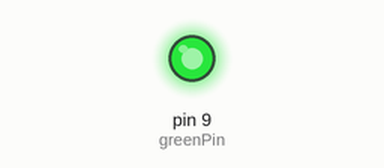
This sketch was run on a simulated Arduino Uno, built with avr-gcc and run on an emulated ATmega328P. On the bench: output pins drawn as LEDs (lit = HIGH).

Above: at 0.1 s.
Timing chart, 0 to 1.6 s (numbered marks = the images above):
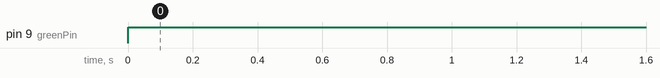

Measured:
- by itself, pin 9 (greenPin): LOW → HIGH at 0.00 s

The sketch:

analog_output.ino
```cpp
int greenPin = 9;
int adc = 255;
//adc = [analog * 256 / 5]
//analog = adc * 5.0 / 256  //approximated after obtaining the value of adc
//if the arduino is giving a voltage of 5v for x fraction of total period and 0 for (1-x) fraction, then-
//5x = analog
//So, time for which arduino is giving 5v = T * (analog / 5)

void setup() {
  // put your setup code here, to run once:
pinMode(greenPin, OUTPUT);
}

void loop() {
  // put your main code here, to run repeatedly:
analogWrite(greenPin, adc);
}
```
